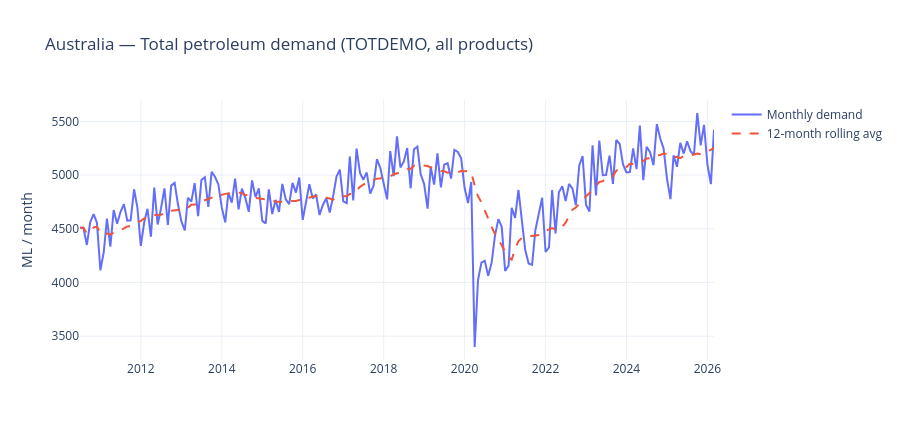

Notebook code for this chart:
### Markdown cell above
## 2. Headline — total Australian petroleum demand

All products combined, monthly, with a 12-month rolling average to strip out seasonality. Use this chart to answer: _is Australia using more or less oil overall?_

### Code cell
total = demand[demand["product_native"] == "Total"].sort_values("date")

fig = go.Figure()
fig.add_trace(go.Scatter(
    x=total["date"], y=total["value"],
    mode="lines", name="Monthly demand",
))
# 12-month rolling mean is the analyst's standard de-seasonalising filter. It
# trades two weeks of recency for ~10x noise reduction.
fig.add_trace(go.Scatter(
    x=total["date"], y=total["value"].rolling(12, min_periods=1).mean(),
    mode="lines", name="12-month rolling avg", line=dict(dash="dash", width=2),
))
fig.update_layout(
    title="Australia — Total petroleum demand (TOTDEMO, all products)",
    template="plotly_white", height=440, hovermode="x unified",
    yaxis_title="ML / month",
)
fig.show()

# Quick verbal summary for the analyst
latest = total.iloc[-1]
year_ago = total[total["date"] == latest["date"] - pd.DateOffset(years=1)]
five_years_ago = total[total["date"] == latest["date"] - pd.DateOffset(years=5)]
print(f"Latest month: {latest['date'].strftime('%Y-%m')}  ->  {latest['value']:,.0f} ML")
if not year_ago.empty:
    yoy = (latest["value"] / year_ago.iloc[0]["value"] - 1) * 100
    print(f"  vs same month last year:    {yoy:+.2f}%  ({year_ago.iloc[0]['value']:,.0f} ML)")
if not five_years_ago.empty:
    fyo = (latest["value"] / five_years_ago.iloc[0]["value"] - 1) * 100
    print(f"  vs same month 5 years ago:  {fyo:+.2f}%  ({five_years_ago.iloc[0]['value']:,.0f} ML)")

### Figure 1 — Plotly figure (JSON) as saved in the notebook; plotly's stock layout.template omitted (floating-point values rounded to 4 significant figures; data arrays with more than 128 entries replaced by an {"elided": "..."} marker saying what was removed)
{"data": [{"mode": "lines", "name": "Monthly demand", "type": "scatter", "x": {"elided": "189 str values"}, "y": {"elided": "189 float values"}}, {"line": {"dash": "dash", "width": 2}, "mode": "lines", "name": "12-month rolling avg", "type": "scatter", "x": {"elided": "189 str values"}, "y": {"elided": "189 float values"}}], "layout": {"height": 440, "hovermode": "x unified", "title": {"text": "Australia — Total petroleum demand (TOTDEMO, all products)"}, "yaxis": {"title": {"text": "ML / month"}}}}
